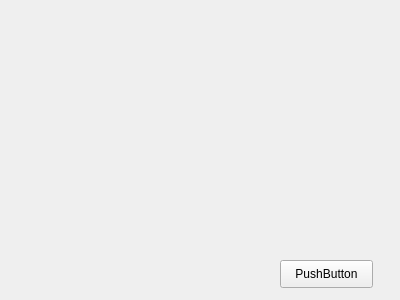
<?xml version="1.0" encoding="UTF-8"?>
<ui version="4.0">
 <class>Widget</class>
 <widget class="QWidget" name="Widget">
  <property name="geometry">
   <rect>
    <x>0</x>
    <y>0</y>
    <width>400</width>
    <height>300</height>
   </rect>
  </property>
  <property name="windowTitle">
   <string>Widget</string>
  </property>
  <widget class="QPushButton" name="pushButton">
   <property name="geometry">
    <rect>
     <x>280</x>
     <y>260</y>
     <width>93</width>
     <height>28</height>
    </rect>
   </property>
   <property name="text">
    <string>PushButton</string>
   </property>
  </widget>
 </widget>
 <layoutdefault spacing="6" margin="11"/>
 <resources/>
 <connections/>
</ui>
